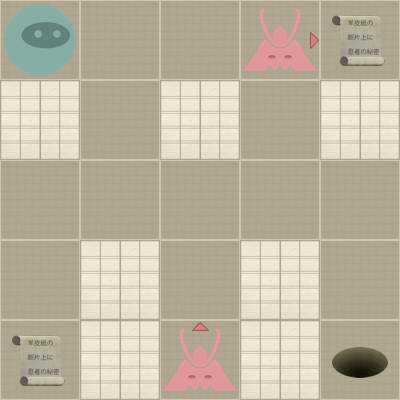

A level layout from a 2D game, rendered from its tile map. Below: a short description, then the map file with tile-grid data replaced by summaries:
An orthogonal 5x5 tile map with 80x80 px tiles, 2 tile layers (Level, Actors).

<map version="1.0" orientation="orthogonal" width="5" height="5" tilewidth="80" tileheight="80">
 <properties>
  <property name="moves" value="8" />
 </properties>
 <tileset firstgid="1" name="tiles" tilewidth="80" tileheight="80" spacing="2" margin="2">
  <image source="tiles-hd.png" width="512" height="512" />
  <tile id="0">
   <properties>
    <property name="actor" value="exit" />
   </properties>
  </tile>
  <tile id="2">
   <properties>
    <property name="actor" value="guard" />
    <property name="direction" value="down" />
   </properties>
  </tile>
  <tile id="3">
   <properties>
    <property name="actor" value="guard" />
    <property name="direction" value="left" />
   </properties>
  </tile>
  <tile id="4">
   <properties>
    <property name="actor" value="guard" />
    <property name="direction" value="right" />
   </properties>
  </tile>
  <tile id="5">
   <properties>
    <property name="actor" value="guard" />
    <property name="direction" value="up" />
   </properties>
  </tile>
  <tile id="7">
   <properties>
    <property name="actor" value="player" />
   </properties>
  </tile>
  <tile id="8">
   <properties>
    <property name="actor" value="scroll" />
   </properties>
  </tile>
  <tile id="9">
   <properties>
    <property name="wall" value="1" />
   </properties>
  </tile>
 </tileset>
 <layer name="Level" width="5" height="5">
  <data>[25 cells, 25 non-empty, 2 distinct tile ids]</data>
 </layer>
 <layer name="Actors" width="5" height="5">
  <data>[25 cells, 6 non-empty, 5 distinct tile ids]</data>
 </layer>
</map>
